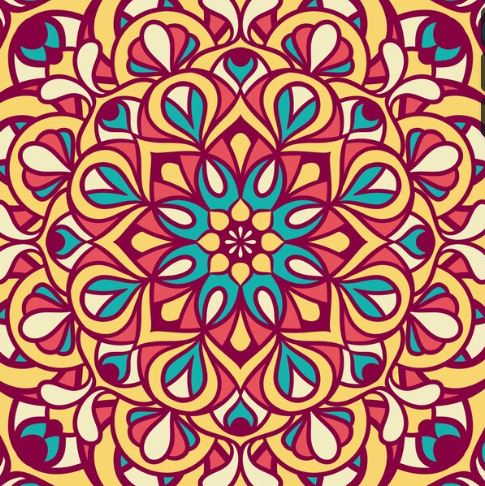
%> input picture Images/abstract.JPG, 485 x 486 px
$ octave Convolution_2D.m   (GNU Octave 9; MATLAB toolbox functions it lacks are replaced by stand-ins)
%> lines starting %> are read from the running program, lines starting %| are printed output that depends on the picture
%> further down, img is the input picture: size 486x485x3 uint8; mean R, G, B 177, 113.5, 106.4
### GeneticAlgorithms/compImag.m
function compImag = compImag(rawImag,compFactor,mode)
%> called with compFactor = 3, mode = 'avg'
%Reduces the ammount of pixels by merging rgb values of multiple pixels to a new pixel
%compFactor determines the size of the pool. i.e compFactor = 4 --> the merging raster is now 4 by 4
%compFactor must be a integer
%mode defines the compression style. either take the max of all pixels or take the min or the average. Default is average
%valid modes are: 'avg'
%                 'max'
%                 'min'

switch nargin
    case 2
        mode = 'avg';
end

imdim = size(rawImag);
%> imdim = [486 485 3]
newHeight = floor(imdim(1)/compFactor);
%> newHeight = 162
newLength = floor(imdim(2)/compFactor);
%> newLength = 161
compImag = zeros(newHeight,newLength,3);

switch mode
    case 'avg'
        for i = 0:newHeight-1
            for j = 0:newLength-1
                compImag(i+1,j+1,:) = mean(rawImag(1+i*compFactor:i*compFactor + compFactor,1+j*compFactor:j*compFactor + compFactor,:),[1,2]);
            end
        end
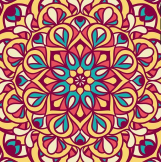
%> compImag: size 162x161x3 double; mean R, G, B 177, 113.5, 106.4
        compImag = uint8(compImag);
%> compImag: size 162x161x3 uint8

    case 'max'
        for i = 0:newHeight-1
            for j = 0:newLength-1
                compImag(i+1,j+1,:) = max(rawImag(1+i*compFactor:i*compFactor + compFactor,1+j*compFactor:j*compFactor + compFactor,:),[],[1,2]);
            end
        end
        compImag = uint8(compImag);

    case 'min'
        for i = 0:newHeight-1
            for j = 0:newLength-1
                compImag(i+1,j+1,:) = min(rawImag(1+i*compFactor:i*compFactor + compFactor,1+j*compFactor:j*compFactor + compFactor,:),[],[1,2]);
            end
        end
        compImag = uint8(compImag);
end

### CNN/Convolution_2D.m
clear
close all


% Define filter weights
x_filter = [1,0,1;0,1,0;1,0,1];
x_filter = [0,1,0;1,1,1;0,1,0];
x_filter = [1,0,-1;1,0,-1;1,0,-1];
% x_filter = -[1,0,-1;1,0,-1;1,0,-1];
% x_filter = -[-1,-1,-1;-1,8,-1;-1,-1,-1]; % edge erkennung
% x_filter = -[0,-1,0;-1,4,-1;0,-1,0]; % edge erkennung

% Define base shape
fractal_base = [0,0,0,0,0
                0,1,0,1,0
                0,0,1,0,0
                0,1,0,1,0
                0,0,0,0,0];

% Stack shape
img = repmat(fractal_base, 5);


img = imread('..\Images\abstract.JPG');
img = compImag(img, 3, 'avg');  % compress image to reduce dimensionality
img = mean(img, 3)./255;  % convert color image to gray-scale
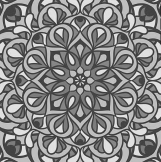
%> img: size 162x161 double; min 0.169, max 0.912, mean 0.519


kernel_size = 3;
padding = 0;
stride = 1;

start_index = floor(kernel_size/2);

[x_size, y_size] = size(img);
%> x_size = 162; y_size = 161

x_out_size = floor((x_size + 2*padding - kernel_size)/stride) + 1;
%> x_out_size = 160
y_out_size = floor((y_size + 2*padding - kernel_size)/stride) + 1;
%> y_out_size = 159

conv = zeros(x_out_size, y_out_size);

% apply padding with zeros
if padding > 0
    img = [zeros(padding, x_size);img;zeros(padding, x_size)];
    img = [zeros(2*padding + x_size, padding),img, zeros(2*padding + x_size, padding)];
end

% Plot Shape
imagesc(img)
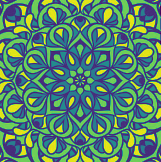
%> displayed picture: size 162x161x3, on the screen's scale of 0 to 255; mean R, G, B 85.9, 130.2, 111

for i = 1:x_out_size
    for j = 1:y_out_size

        % Extract patch
        x_start_index = stride*(j-1) + 1;
        x_end_index = stride*(j-1) + kernel_size;

        y_start_index = stride*(i-1) + 1;
        y_end_index = stride*(i-1) + kernel_size;

        patch = img(y_start_index:y_end_index, x_start_index:x_end_index);

        % Convolution
        conv(i,j) = sum(patch.*x_filter, 'all');

    end
end
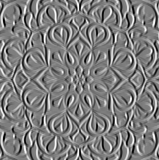
%> conv: size 160x159 double; min -1.91, max 1.95, mean 0.00101; drawn with min black and max white


figure
imagesc(conv)
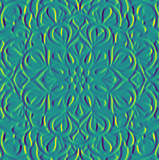
%> displayed picture: size 160x159x3, on the screen's scale of 0 to 255; mean R, G, B 49.7, 141.2, 131
